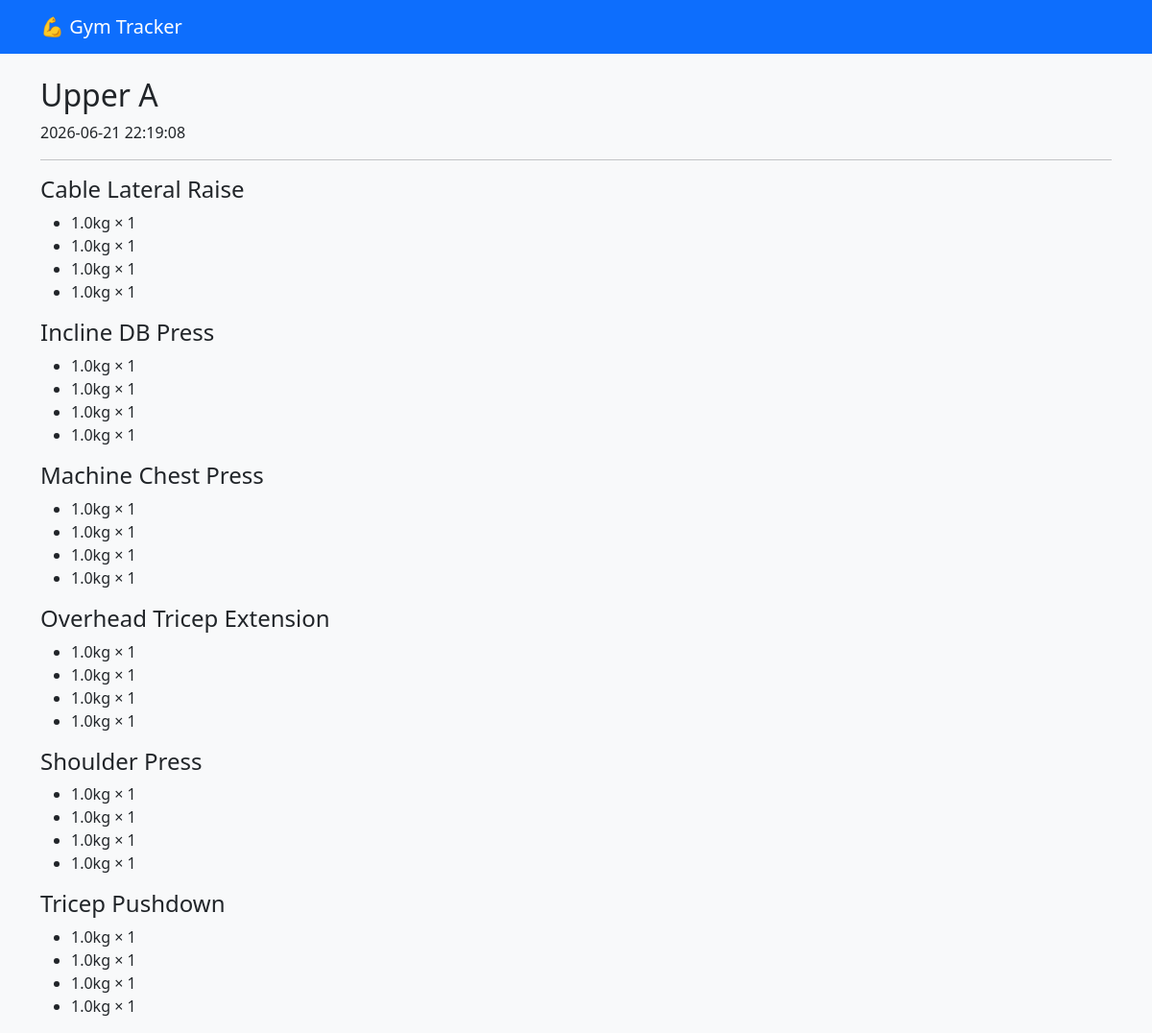
Page /workout_history/1 on the committed database.
### tables this page shows
CREATE TABLE workouts (
    id INTEGER PRIMARY KEY AUTOINCREMENT,
    workout_type TEXT NOT NULL,
    workout_date DATETIME DEFAULT CURRENT_TIMESTAMP
, user_id INTEGER);

CREATE TABLE exercise_sets (
    id INTEGER PRIMARY KEY AUTOINCREMENT,
    workout_id INTEGER,
    exercise_name TEXT,
    set_number INTEGER,
    weight REAL,
    reps INTEGER,
    FOREIGN KEY(workout_id) REFERENCES workouts(id)
);

### app.py (the view)
@app.route("/workout_history/<int:workout_id>")
def workout_history(workout_id):
    conn = get_db()
    cursor = conn.cursor()
    cursor.execute("""
        SELECT *
        FROM workouts
        WHERE id = ?
    """, (workout_id,))
    workout = cursor.fetchone()
    cursor.execute("""
        SELECT *
        FROM exercise_sets
        WHERE workout_id = ?
        ORDER BY exercise_name, set_number
    """, (workout_id,))
    sets = cursor.fetchall()
    conn.close()
    exercises = {}
    for s in sets:
        exercise = s["exercise_name"]
        if exercise not in exercises:
            exercises[exercise] = []
        exercises[exercise].append(
            f'{s["weight"]}kg × {s["reps"]}'
        )
    return render_template(
        "workout_history.html",
        workout=workout,
        exercises=exercises
    )

### app.py (called while the page is built)
def get_db():
    conn = sqlite3.connect("gym.db")
    conn.row_factory = sqlite3.Row
    return conn

### templates/workout_history.html
{% extends "base.html" %}
{% block content %}
<h2>{{ workout["workout_type"] }}</h2>
<p>
{{ workout["workout_date"] }}
</p>
<hr>
{% for exercise, sets in exercises.items() %}
<h4>{{ exercise }}</h4>
<ul>
{% for s in sets %}
<li>{{ s }}</li>
{% endfor %}
</ul>
{% endfor %}
{% endblock %}

### templates/base.html (shortened to what this page needs)
<!DOCTYPE html>
<html>
<head>
    <link href="https://cdn.jsdelivr.net/npm/bootstrap@5.3.3/dist/css/bootstrap.min.css"
          rel="stylesheet">
</head>
<body class="bg-light">
    <nav class="navbar navbar-expand-lg navbar-dark bg-primary">
        <div class="container">
            <a class="navbar-brand"
               href="/">
                💪 Gym Tracker
            </a>
        </div>
    </nav>
    <div class="container mt-4">
        {% block content %}
        {% endblock %}
    </div>
</body>
</html>

### rows in the picture
workouts: workout_type "Upper A", workout_date "2026-06-21 22:19:08"
exercise_sets: exercise_name "Cable Lateral Raise", sets "1.0kg × 1" "1.0kg × 1" "1.0kg × 1" "1.0kg × 1"
exercise_sets: exercise_name "Incline DB Press", sets "1.0kg × 1" "1.0kg × 1" "1.0kg × 1" "1.0kg × 1"
exercise_sets: exercise_name "Machine Chest Press", sets "1.0kg × 1" "1.0kg × 1" "1.0kg × 1" "1.0kg × 1"
exercise_sets: exercise_name "Overhead Tricep Extension", sets "1.0kg × 1" "1.0kg × 1" "1.0kg × 1" "1.0kg × 1"
exercise_sets: exercise_name "Shoulder Press", sets "1.0kg × 1" "1.0kg × 1" "1.0kg × 1" "1.0kg × 1"
exercise_sets: exercise_name "Tricep Pushdown", sets "1.0kg × 1" "1.0kg × 1" "1.0kg × 1" "1.0kg × 1"
